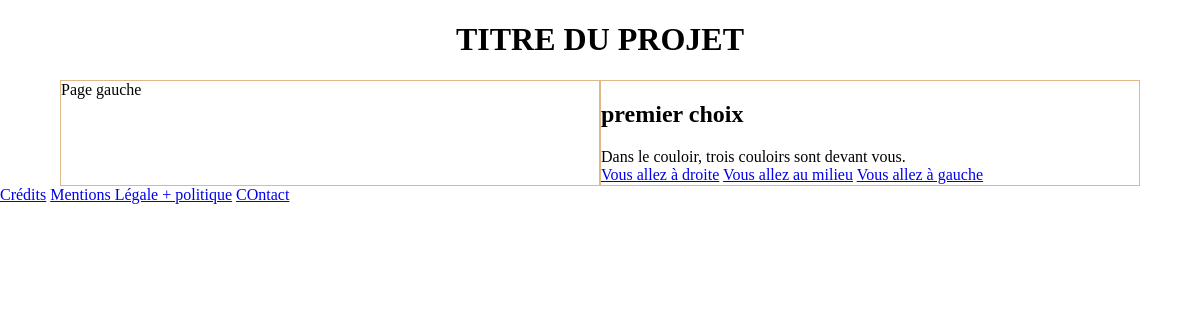
The app's page /adventure.php?id_paragraphe_out=4&id_game_in_progress=2&id_story=1 (signed in) with its own data.
### tables this page shows
CREATE TABLE `paragraph` (
  `id_paragraph` int(11) NOT NULL,
  `title` varchar(50) NOT NULL,
  `content` text NOT NULL
);

CREATE TABLE `choice` (
  `id_choice` int(11) NOT NULL,
  `id_paragraphe_come` int(11) NOT NULL,
  `texte_choice` text NOT NULL,
  `id_paragraphe_out` int(11) NOT NULL
);

### adventure.php (the view, shortened to what this page needs)
<?php include('inc/connect.php');?>
<?php include('inc/header.php');?>
<h1>TITRE DU PROJET</h1>
<main>
  <section>Page gauche</section>
  <section>
<?php
 if(isset($_GET['id_paragraphe_out']) && !empty($_GET['id_paragraphe_out'])) {
   $id_paragraphe_en_cours = $_GET["id_paragraphe_out"];
  }else{
    $id_paragraphe_en_cours = 1;
  }
  $requete_prepare_1=$db->prepare("SELECT * FROM paragraph WHERE id_paragraph = :id");
  $requete_prepare_1->execute(array( 'id' => $id_paragraphe_en_cours ));
  $lignes=$requete_prepare_1->fetch(PDO::FETCH_OBJ);
  $title = $lignes->title;
  $content = $lignes->content;
?>
    <h2><?php echo $title; ?></h2>
    <div><?php echo $content; ?></div>
    <div>
<?php
  $query = $db->prepare('SELECT * FROM choice WHERE id_paragraphe_come=:id_paragraphe_come ORDER BY id_choice');
  $query->execute(array( 'id_paragraphe_come' => $id_paragraphe_en_cours ));
  foreach ($query as $row) {
      $texte_choice = $row['texte_choice'];
      $id_paragraphe_out = $row['id_paragraphe_out'];
    ?>
    <a href="adventure.php?id_paragraphe_out=<?php echo $id_paragraphe_out; ?>"><?php echo $texte_choice; ?></a>
    <?php
  }
?>
</div>
  </section>
</main>
<?php include('inc/footer.php');?>

### css/style.css (style rules this page uses)
h1 { text-align: center; }
main { display: flex; justify-content: space-between; max-width: 90%; margin: 0 auto; }
main section { border: 1px solid burlywood; width: 100%; }

### records on screen
paragraph: title "premier choix", content "Dans le couloir, trois couloirs sont devant vous."
choice: texte_choice "Vous allez à droite"
choice: texte_choice "Vous allez au milieu"
choice: texte_choice "Vous allez à gauche"
